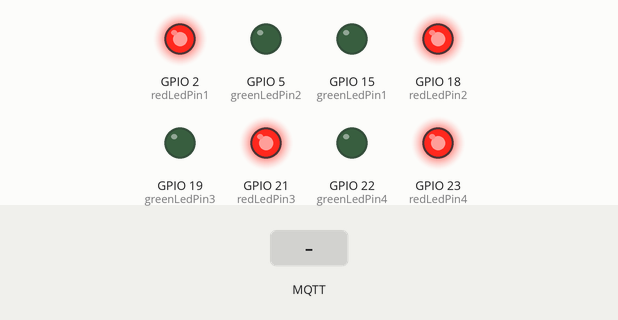
Recording of a sketch running on a simulated ESP32. Parts: output pins drawn as LEDs (lit = HIGH). The inputs (shaded band) are chosen by the test bench. WiFi joins after 1.5 s; servers stay silent unless stated; no MQTT or app messages arrive unless stated.

Above: at 2.7 s.
2.8 s: MQTT message "Emergency" arrives on the first subscribed topic
At 3.4 s:
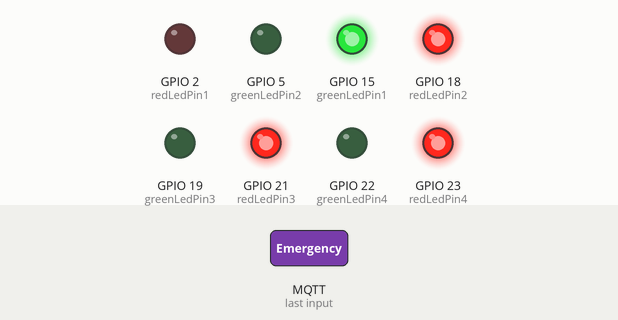
4.3 s: MQTT message "Emergency" arrives on the second subscribed topic
At 4.6 s:
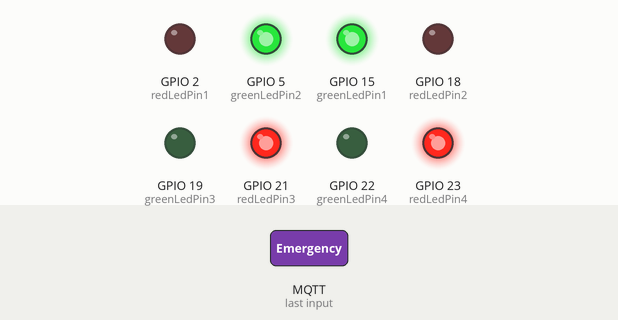
5.8 s: MQTT message "Emergency" arrives on the third subscribed topic
At 6.9 s:
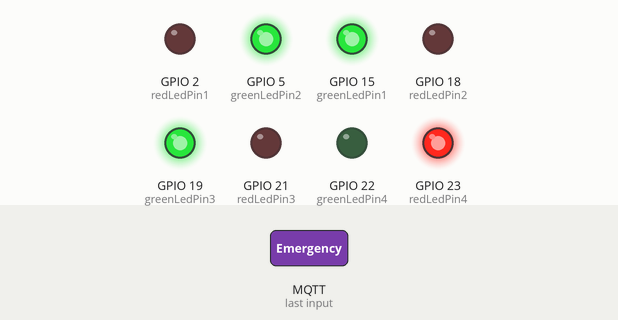
Timing chart, 0 to 8.8 s (numbered marks = the images above; inputs shaded):
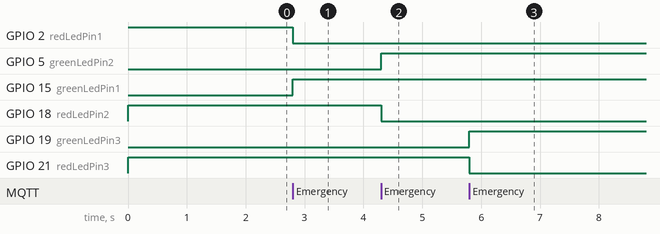

Measured:
- after the input at 2.8 s, GPIO 2 (redLedPin1): HIGH → LOW at once; GPIO 15 (greenLedPin1): LOW → HIGH at once
- after the input at 4.3 s, GPIO 5 (greenLedPin2): LOW → HIGH at once; GPIO 18 (redLedPin2): HIGH → LOW at once
- after the input at 5.8 s, GPIO 19 (greenLedPin3): LOW → HIGH at once; GPIO 21 (redLedPin3): HIGH → LOW at once

The sketch:

semaforos.ino
```cpp
#include <WiFi.h>
#include <PubSubClient.h>

// Configuración de la red WiFi
const char* ssid = "julio";
const char* password = "12345678";

// Configuración del servidor MQTT
const char* mqtt_server = "192.168.137.106";

// Configuración de los pines de los LEDs
const int greenLedPin1 = 15;
const int redLedPin1 = 2;
const int greenLedPin2 = 5;
const int redLedPin2 = 18;
const int greenLedPin3 = 19;
const int redLedPin3 = 21;
const int greenLedPin4 = 22;
const int redLedPin4 = 23;

WiFiClient espClient;
PubSubClient client(espClient);

void setup_wifi() {
  delay(10);
  // Conexión a la red WiFi
  WiFi.begin(ssid, password);

  while (WiFi.status() != WL_CONNECTED) {
    delay(500);
  }
}

void callback(char* topic, byte* message, unsigned int length) {
  String messageTemp;

  for (int i = 0; i < length; i++) {
    messageTemp += (char)message[i];
  }

  if (String(topic) == "Sen1") {
    if (messageTemp == "Emergency") {
      digitalWrite(greenLedPin1, HIGH);
      digitalWrite(redLedPin1, LOW);
      client.publish("Semaforo1", "on");
    } else if (messageTemp == " ") {
      digitalWrite(greenLedPin1, LOW);
      digitalWrite(redLedPin1, HIGH);
      client.publish("Semaforo1", "off");
    }
  }

  if (String(topic) == "Sen2") {
    if (messageTemp == "Emergency") {
      digitalWrite(greenLedPin2, HIGH);
      digitalWrite(redLedPin2, LOW);
      client.publish("Semaforo2", "on");
    } else if (messageTemp == " ") {
      digitalWrite(greenLedPin2, LOW);
      digitalWrite(redLedPin2, HIGH);
      client.publish("Semaforo2", "off");
    }
  }
if (String(topic) == "Sen3") {
    if (messageTemp == "Emergency") {
      digitalWrite(greenLedPin3, HIGH);
      digitalWrite(redLedPin3, LOW);
      client.publish("Semaforo3", "on");
    } else if (messageTemp == " ") {
      digitalWrite(greenLedPin3, LOW);
      digitalWrite(redLedPin3, HIGH);
      client.publish("Semaforo3", "off");
    }
  }
  if (String(topic) == "Sen4") {
    if (messageTemp == "Emergency") {
      digitalWrite(greenLedPin4, HIGH);
      digitalWrite(redLedPin4, LOW);
      client.publish("Semaforo4", "on");
    } else if (messageTemp == " ") {
      digitalWrite(greenLedPin4, LOW);
      digitalWrite(redLedPin4, HIGH);
      client.publish("Semaforo4", "off");
    }
  }


}

void reconnect() {
  while (!client.connected()) {
    if (client.connect("ESP32Client")) {
      client.subscribe("Sen1");
      client.subscribe("Sen2");
      client.subscribe("Sen3");
      client.subscribe("Sen4");
    } else {
      delay(5000);
    }
  }
}

void setup() {
  pinMode(greenLedPin1, OUTPUT);
  pinMode(redLedPin1, OUTPUT);
  pinMode(greenLedPin2, OUTPUT);
  pinMode(redLedPin2, OUTPUT);
  pinMode(greenLedPin3, OUTPUT);
  pinMode(redLedPin3, OUTPUT);
  pinMode(greenLedPin4, OUTPUT);
  pinMode(redLedPin4, OUTPUT);
  digitalWrite(redLedPin1, HIGH);
  digitalWrite(redLedPin2, HIGH);
  digitalWrite(redLedPin3, HIGH);
  digitalWrite(redLedPin4, HIGH);
  setup_wifi();
  client.setServer(mqtt_server, 1883);
  client.setCallback(callback);
}

void loop() {
  if (!client.connected()) {
    reconnect();
  }
  client.loop();
}
```
